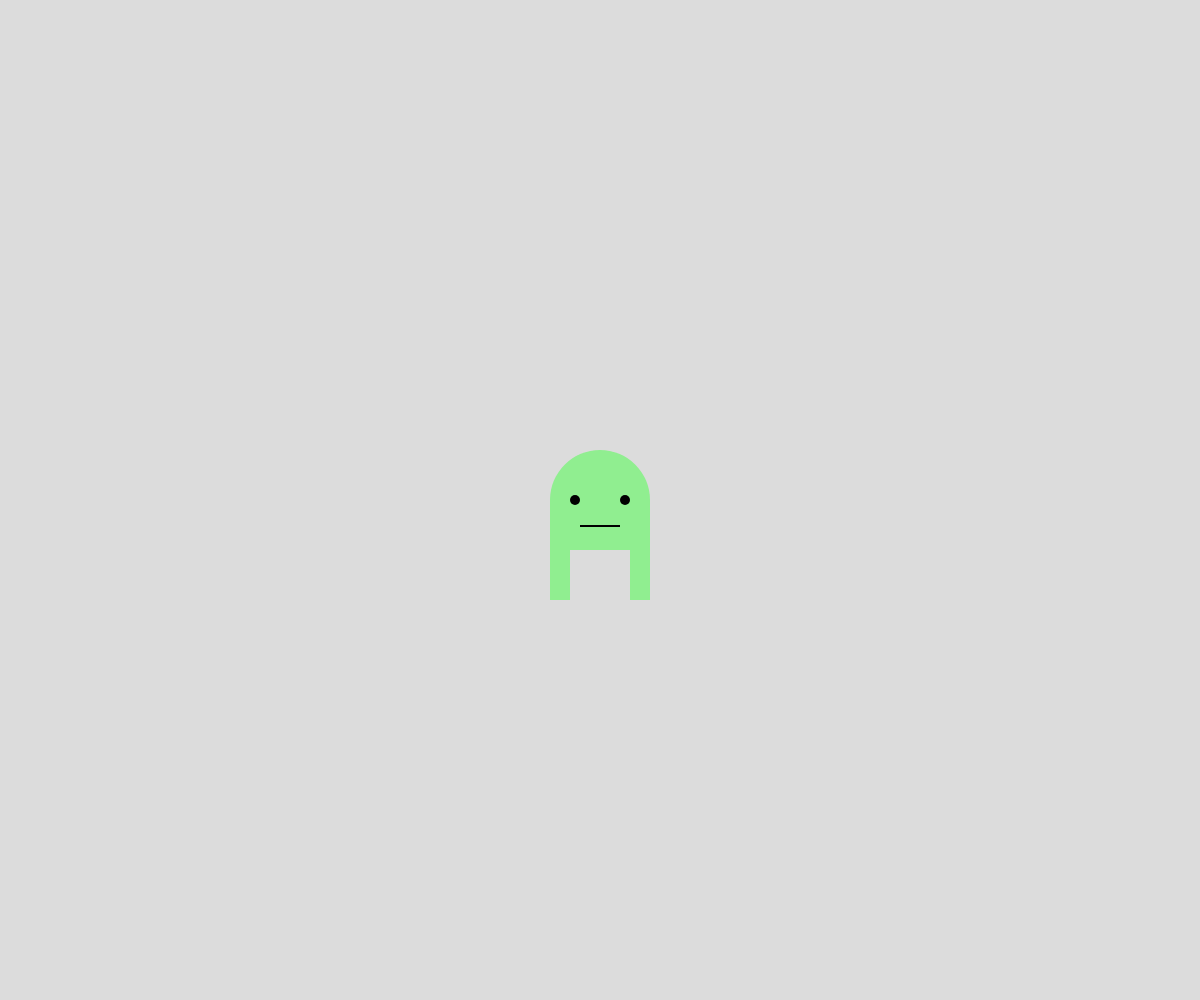
Frame 1 (no input)
Frame 60 (no input): identical to frame 1, image omitted
Frame 120 (the mouse pressed at the canvas centre since frame 60): identical to frame 1, image omitted

The p5.js sketch that drew this single still picture (run headless with seeded random() and noise() and a simulated clock; from frame 60 on, the mouse is pressed at the canvas centre):

// p5.js sketch
// ── sketch.js
// Multiple Keys and Oulines
// Adrian Chan
// September 15, 2025

// keyIsDown (keycode) -> return boolean

// Glabal Variables
let headSize = 100


function setup() {
  createCanvas(windowWidth, windowHeight);
}

function draw() {
  background(220);
  //checkMulti();
  drawBody();
  drawFace();
}

function checkMulti() {
  strokeWeight(mouseX/10);
  stroke(255, 100, 20);
  // check for multiple keypresses (3 simultanously)
  let a = keyIsDown(65); // 65 = a
  let b = keyIsDown(66);
  let c = keyIsDown(67);
  textSize(40);
  text("a:" + a + "\tb:" + b + "\tc:" + c, 100, 300);
}

function drawBody() {
  noStroke();
  fill(144,238,144)
  circle(width/2,height/2,headSize)
  rect((width-headSize)/2, height/2, headSize, headSize/2)
  rect((width-headSize)/2, height/2+headSize/2, 20, headSize/2)
  rect((width+headSize)/2-20, height/2+headSize/2, 20, headSize/2)
}

function drawFace(){
  noStroke()
  fill(0,0,0)
  circle((width-headSize/2)/2, height/2, 10);
  circle((width+headSize/2)/2, height/2, 10);
  rect((width-headSize/2+10)/2, height/2+headSize/2/2, headSize/2-10, headSize/50)
}
